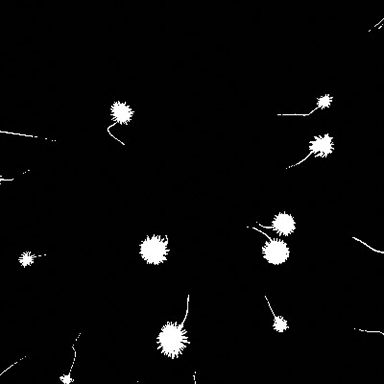
#> input picture validate/annotations/0009_dandelions_01.jpg, 384 x 384 px; its folder holds only this picture in this run
$ python mask_separate.py
#> lines starting #> are read from the running program, lines starting #| are printed output that depends on the picture; after the words box and inside, x2 and y2 are one past the last pixel; in counts of white or black regions, pixels touching at a corner belong together
#!/usr/bin/env python3

"""
mask_separate.py

Separate masks containing more than one object into different mask files.
Will overwrite images in the directory! Make sure you have a backup

@input
dataset/subdir/annotations/[unique images].[jpg / png]

@output
# New images appended with [annotation id]
dataset/subdir/annotations/[unique images]_[annotation id].[jpg / png]

# Renames original images with .orig
.../[unique images].[jpg / png] >> .../[unique images].[jpg / png].orig

Callum Morrison, 2020
"""

import fnmatch
import os
import re

import numpy as np
from PIL import Image
from scipy.ndimage import label


# VARIABLES
# dataset:      root directory for files
# subdir:       the collection (e.g. 'test', 'train' or 'validate')
# category:     the main category that individual objects belong to
# year:         the year of the dataset
# threshold:    for B&W conversion of masks, pixels must be brighter

dataset = 'dandelions_v2'
subdir = 'validate'
category = 'plants'
year = 2021
threshold = 191
image_dir = os.path.join(dataset, subdir, f"{category}_{subdir}{year}")
annotation_dir = os.path.join(dataset, subdir, "annotations")


def filter_filetype(root, files):
    """
    Search for files within `root` which have a supported image extension
    """
    # Supported file extensions
    file_types = ['*.png', '*.jpeg', '*.jpg']

    # Generate regex to match files with supported extensions
    file_types = r'|'.join([fnmatch.translate(x) for x in file_types])

    # Select all files in root dir
    files = [os.path.join(root, f) for f in files]

    # Filter based on regex
    files = [f for f in files if re.match(file_types, f)]

    return files


def main():
    # Filter images
    for root, _, files in os.walk(annotation_dir):
        image_files = filter_filetype(root, files)

        for annotation_filename in image_files:
            print(annotation_filename)

            # Open image
            image = Image.open(annotation_filename)
#> image is the input picture: PIL image 384x384 L; min 0, max 255, mean 7.6

            # Rename original image
            os.rename(annotation_filename, annotation_filename + ".orig")

            # Threshold and convert to black and white
            image = image.point(lambda p: p > threshold and 255).convert('1')
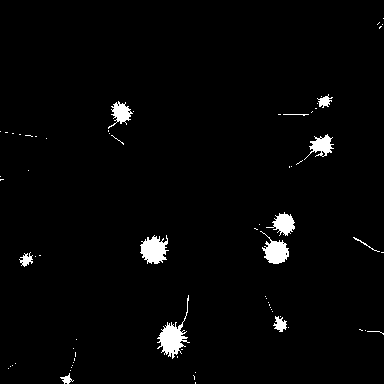
#> image: PIL image 384x384 1; 2.2% white; 72 white regions (60 under 20 px), largest, box (x1, y1, x2, y2) and area: (157, 295, 190, 359) 667, (140, 235, 169, 264) 555, (260, 231, 289, 264) 471

            # Convert to np array
            image = np.array(image)

            # Divide into continous regions
            label_image = label(image)[0]
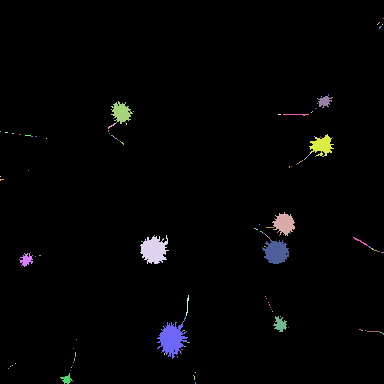
#> label_image: shape (384, 384) int32; 160 distinct labels, from 0 to 159; one colour per label, 0 black

            annotation_id = 1
            annotation_name_split = os.path.splitext(annotation_filename)

            for i in range(1, label_image.max() + 1):
                # Select only active annotation
                current_annotation = (label_image == i)

                # Remove groups with a low number of pixels
                if sum(sum(current_annotation)) < 50:
                    continue

                # Convert back to image
                current_annotation_image = Image.fromarray(
                    np.uint8(current_annotation * 255))

                current_annotation_name = f"{annotation_name_split[0]}_{annotation_id:03}{annotation_name_split[1]}"

                # Save image and increment annotation count
                current_annotation_image.save(current_annotation_name)

                annotation_id += 1
#> this loop made 159 passes
#> pass 1, in main, `current_annotation = (label_image == i)`:
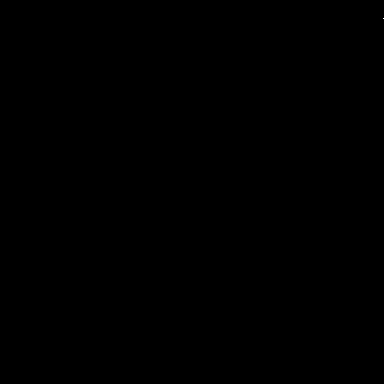
#> current_annotation: shape (384, 384) bool; 0% white in thin lines or dots, all inside (x1, y1, x2, y2) = (383, 18, 384, 19)
#> after the loop: current_annotation_image: PIL image 384x384 L; 0.04% white; 1 white region, box (x1, y1, x2, y2) and area: (60, 373, 72, 384) 63
#> after the loop, annotation_id = 11


if __name__ == "__main__":
    main()

$ run again, on validate/annotations/0017_dandelions_01.jpg
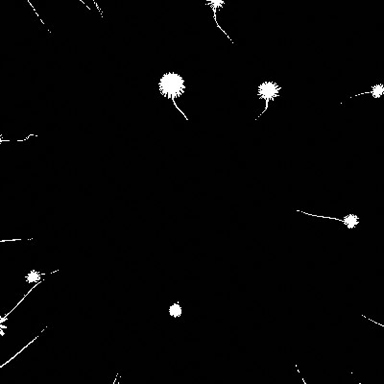
#> input picture validate/annotations/0017_dandelions_01.jpg, 384 x 384 px
#> in main, image is the input picture: PIL image 384x384 L; min 0, max 255, mean 4.1
#> in main, `image = image.point(lambda p: p > threshold and 255).convert('1')`:
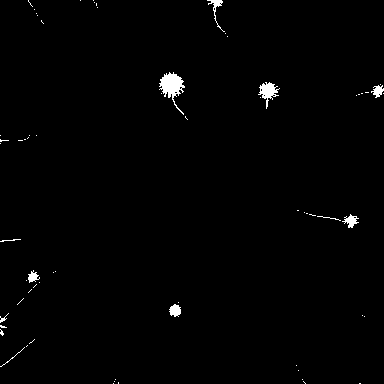
#> image: PIL image 384x384 1; 0.99% white; 67 white regions (56 under 20 px), largest, box (x1, y1, x2, y2) and area: (159, 72, 185, 115) 457, (258, 82, 280, 109) 243, (342, 214, 359, 228) 115
#> label_image: shape (384, 384) int32; 143 distinct labels, from 0 to 142
#> after the loop in main, `for i in range(1, label_image.max() + 1):`: annotation_id = 8

$ run again, on validate/annotations/0033_dandelions_01.jpg
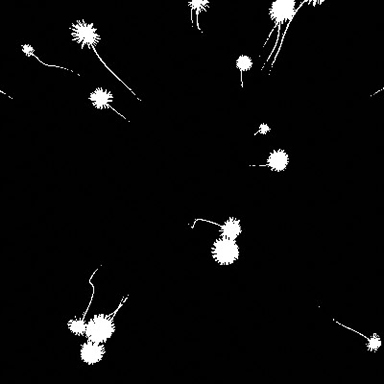
#> input picture validate/annotations/0033_dandelions_01.jpg, 384 x 384 px
#> in main, image is the input picture: PIL image 384x384 L; min 0, max 255, mean 9.3
#> in main, `image = image.point(lambda p: p > threshold and 255).convert('1')`:
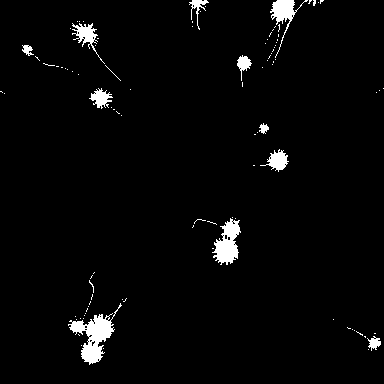
#> image: PIL image 384x384 1; 2.8% white; 99 white regions (88 under 20 px), largest, box (x1, y1, x2, y2) and area: (68, 303, 122, 365) 1109, (212, 218, 241, 265) 752, (270, 0, 308, 58) 499
#> in main, `label_image = label(image)[0]`:
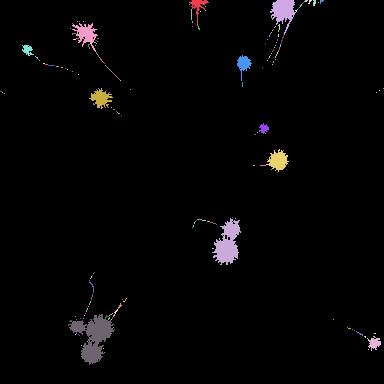
#> label_image: shape (384, 384) int32; 221 distinct labels, from 0 to 220; one colour per label, 0 black
#> after the loop in main, `for i in range(1, label_image.max() + 1):`: annotation_id = 12
